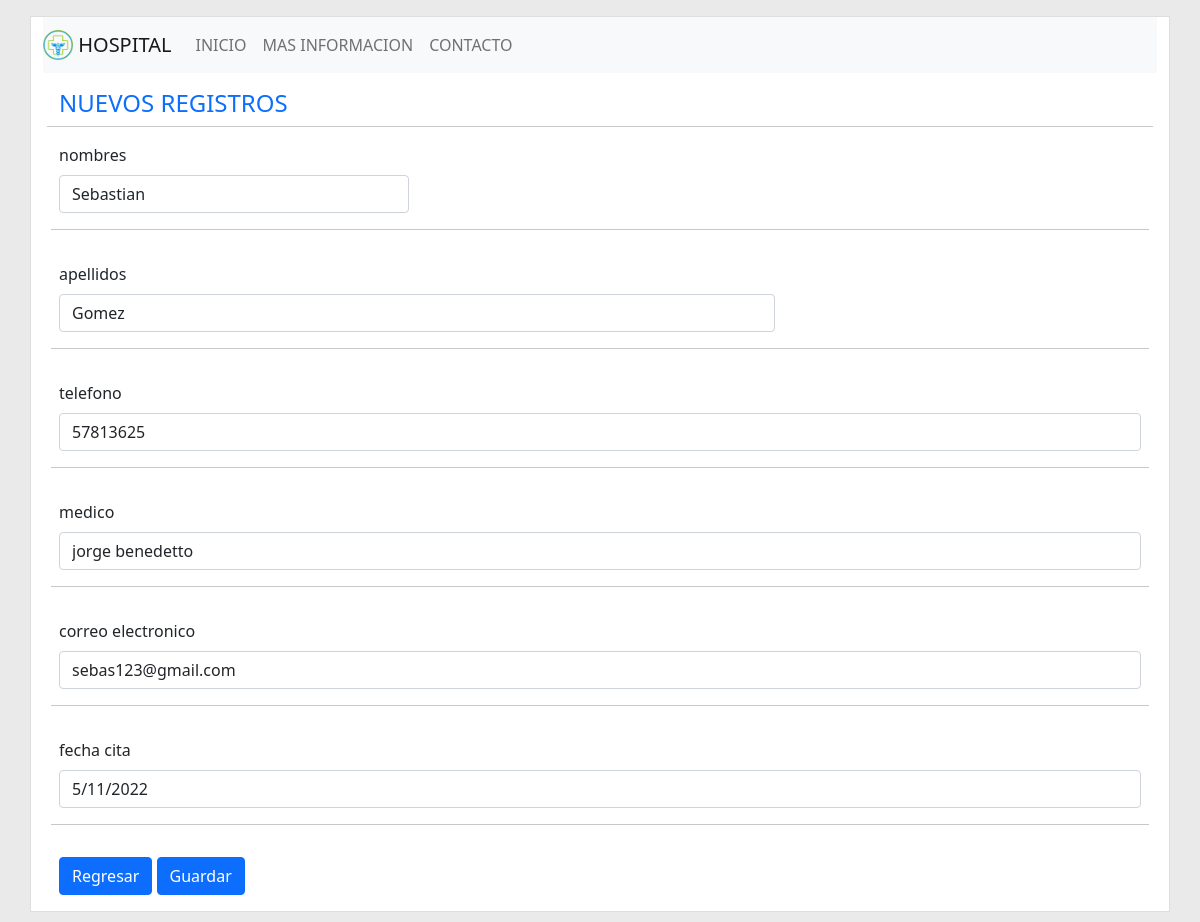
The app's page /editar.php?id=3 with its own data.
### tables this page shows
CREATE TABLE `pacientes` (
  `id` int(11) NOT NULL,
  `nombres` varchar(100) NOT NULL,
  `apellidos` varchar(100) NOT NULL,
  `medico` varchar(255) NOT NULL,
  `telefono` varchar(15) NOT NULL,
  `correo_electronico` varchar(64) NOT NULL,
  `fecha_cita` varchar(20) NOT NULL,
  `activo` tinyint(4) NOT NULL
);

### editar.php (the view, shortened to what this page needs)
<?php
$db = new Database();
$con = $db->conectar();
$id = $_GET['id'];
$activo = 1;
$query = $con->prepare("SELECT nombres, apellidos, medico, telefono, correo_electronico, fecha_cita FROM pacientes WHERE id=:id AND activo=:activo");
$query->execute(['id'=>$id, 'activo'=>$activo]);
$num = $query->rowCount();
if ($num>0) {
    $row = $query->fetch(PDO::FETCH_ASSOC);
}else{
    header("Location: index.php");
}
?>
<!DOCTYPE html>
<html lang="en">
<head>
    <link rel="stylesheet" href="public/css/bootstrap.min.css">
    <link rel="stylesheet" href="public/css/estilos.css">
</head>
<body class="py-3">
<main class="container contenedor">
<nav class="navbar navbar-expand-lg navbar-light bg-light">
        <a class="navbar-brand" href="#">
        <img src="img/hospital-clinic-plus-logo.png" width="30" height="30" class="d-inline-block align-top" alt=""> HOSPITAL</a>
        <div class="collapse navbar-collapse" id="navbarNav">
        <ul class="navbar-nav">
        <li class="nav-item active">
            <a class="nav-link" href="index.php"> INICIO</a>
        </li>
        <li class="nav-item">
            <a class="nav-link" href="info.php"> MAS INFORMACION</a>
        </li>
        <li class="nav-item">
            <a class="nav-link" href="contacto.php"> CONTACTO</a>
        </li>
        </ul>
        </div>
        </nav>
        <div class="p-3 rounded">
            <div class="row">
                <div class="col">
                    <h4 class="text-primary">NUEVOS REGISTROS</h4>
                </div>
                <hr>
            </div>
            <div class="row">
                <div class="col">
                    <form class="row g-3" method="post" action="guarda.php" autocomplete="off">
                        <div class="col-md-4">
                            <label for="nombres" class="form-label">nombres</label>
                            <input type="text" id="nombres" name="nombres" class="form-control" value="<?php echo $row['nombres']; ?>" required autofocus>
                        </div>
                        <hr>
                        <div class="col-md-8">
                            <label for="apellidos" class="form-label">apellidos</label>
                            <input type="text" id="apellidos" name="apellidos" class="form-control" value="<?php echo $row['apellidos']; ?>" required autofocus>
                        </div>
                        <hr>
                        <div class="col-md-12">
                            <label for="telefono" class="form-label">telefono</label>
                            <input type="text" id="telefono" name="telefono" class="form-control" value="<?php echo $row['telefono']; ?>" required autofocus>
                        </div>
                        <hr>
                        <div class="col-md-12">
                            <label for="medico" class="form-label">medico</label>
                            <input type="text" id="medico" name="medico" class="form-control" value="<?php echo $row['medico']; ?>" required autofocus>
                        </div>
                        <hr>
                        <div class="col-md-12">
                            <label for="correo_electronico" class="form-label">correo electronico</label>
                            <input type="text" id="correo_electronico" name="correo_electronico" class="form-control" value="<?php echo $row['correo_electronico']; ?>" required autofocus>
                        </div>
                        <hr>
                        <div class="col-md-12">
                            <label for="fecha_cita" class="form-label">fecha cita</label>
                            <input type="text" id="fecha_cita" name="fecha_cita" class="form-control" value="<?php echo $row['fecha_cita']; ?>" required autofocus>
                        </div>
                        <hr>
                        <div class="col-md-12">
                            <a href="index.php" class="btn btn-primary">Regresar</a>
                            <button type="submit" class="btn btn-primary" >Guardar</button>
                        </div>
                    </form>
                </div>
            </div>
        </div>
    </main>
</body>
</html>

### public/css/estilos.css (style rules this page uses)
body { background-color: #EAEAEA; }
.contenedor { border:1px solid #dedede; background-color: #fff; }

### records on screen
pacientes: nombres "Sebastian", apellidos "Gomez", telefono "57813625", medico "jorge benedetto", correo_electronico "sebas123@gmail.com", fecha_cita "5/11/2022"
